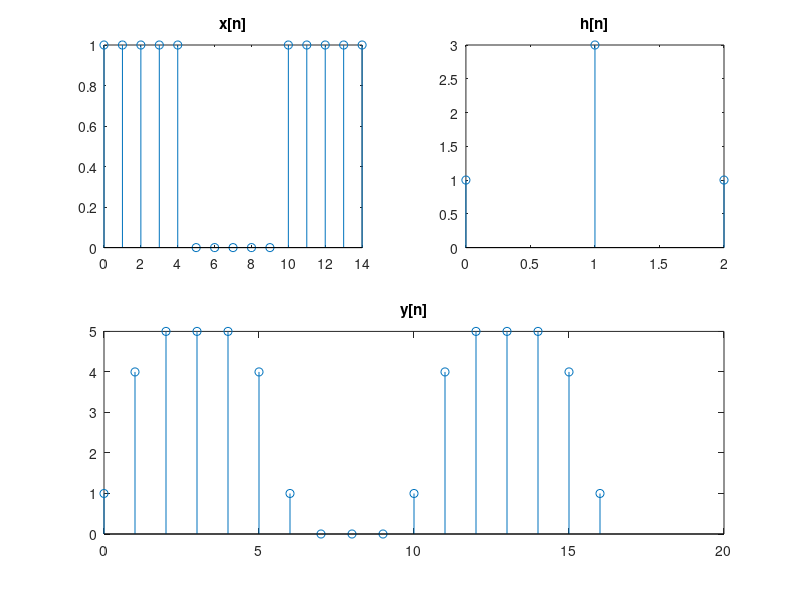
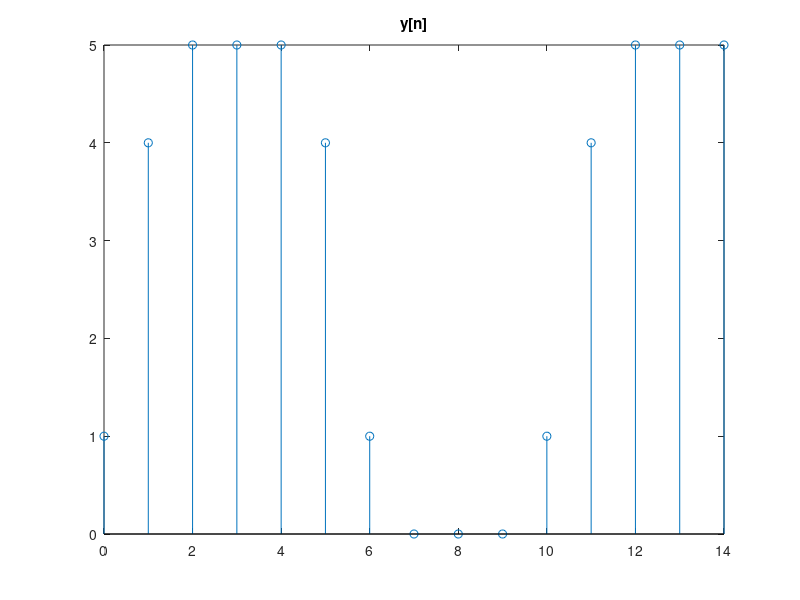
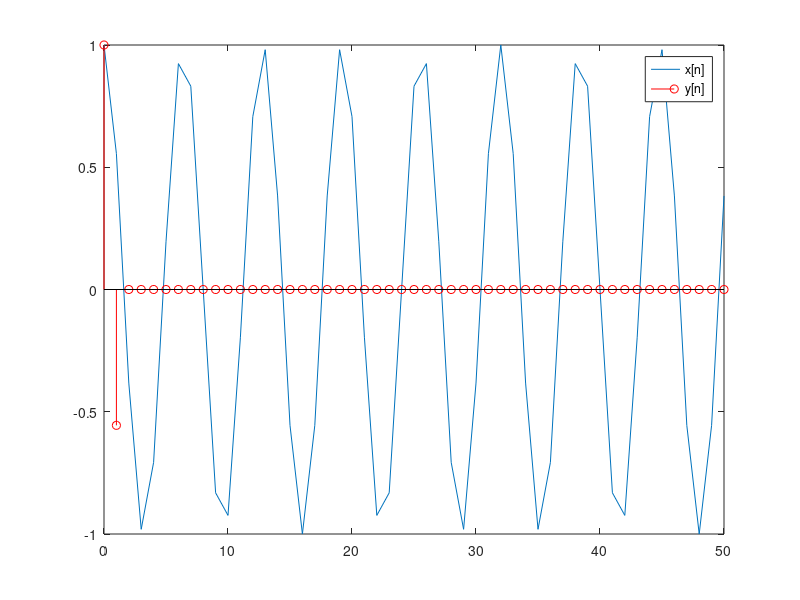

The MATLAB source for these figures, in order: (Note: this script raises an error after producing the figures.)
%% PRACTICA 1.4 FILTRADO
%% EJERCICIO 1.4.1
clc
clear all
close all
 %Generamos los �ndices de la se�ales x h
n_x = 0:14;
n_h = 0:2;
%Generamos los valores de la se�ales x h
x = [ones(1,5), zeros(1,5), ones(1,5)];
h = [1 3 1];%deltas solo valores
%Generamos los �ndices de la se�al y
ini_y = n_x(1) + n_h(1);
fin_y = n_x(end) + n_h(end);
n_y = ini_y:fin_y;
%Generamos los valores de la se�al
y = conv(x,h);
%Dibujamos las se�ales
figure;
subplot(2,2,1)
stem(n_x,x)
title('x[n]')
subplot(2,2,2)
stem(n_h,h)
title('h[n]')
subplot(2,2,[3,4])
stem(n_y,y);
title('y[n]');
%% EJERCICIO 1.4.2
clear all
clc
close all
%Generamos los indices de la se�al x
n_x = 0:14;
%Generamos los valores de la se�al x 
x = [ones(1,5) zeros(1,5) ones(1,5)];
%Generamos los coeficientes del filtro A= Y//B=X
b = [1 3 1];
a = 1;
%Generamos los valores de la se�al y los �ndices
y = filter(b,a,x);
n_y = n_x;
%Dibujamos las se�ales
figure; 
stem(n_y,y);
title('y[n]');

%% EJERCICIO 1.4.3
clear all
close all
clc
w_0 = 2*pi*5/32;
n = 0:50;
%Calculamos el coeficiente para que la respuesta en frecuencia
% se %anule en w_0
a_coef = -(1+exp(-2*j*w_0))/exp(-j*w_0);
%Generamos la sinusoide
x = cos(w_0*n);
%Coeficientes de la ecuacion en diferencias
b = [1 a_coef 1];
%Calculamos y como la salida del filtro que implementa la
% ecuacion en diferencias
y = filter(b, 1, x);
%Representamos las se�ales x e y para comprobar la salida
figure
plot(n,x)
hold on
stem(n,y,'r')
legend('x[n]','y[n]')

%% EJERCICIO 1.4.4
clc
clear all
close all
%Generamos la se�al, para ello tenemos en cuenta que:
N = 500;
fs =  10000;%Frecuencia de muestro 
n = (-N/2):(N/2-1); %Eje de tiempos 
x_ideal = 10*sinc(n./10); % (n/fs)/0.001
ruido = randn(1,500);
x = x_ideal + ruido;
%Calculamos y mostramos las potencias (en el intervalo)
% para hacernos una mejor idea del nivel de ruido
P_x_ideal = mean(abs(x_ideal).^2);
P_ruido = mean(abs(ruido).^2);
P_x = mean(abs(x).^2);
%Dise�amos los distintos filtros paso bajo y los aplicamos a la
% se�al ruidosa
f_corte = 1500;
Kf = 10; %Orden del filtro si aumento 10 o lo reduzco la sinc se me deformA
Ff= f_corte/(fs/2);
[b,a] = butter(Kf,Ff);
y_butter = filter(b, a, x);
[b,a] = cheby1(Kf,1, Ff); %R es la atenuacion maxima 
y_cheby1 = filter(b, a, x);
[b,a] = cheby2(Kf,20, Ff);% si R aumenta la sinc se deforma
y_cheby2 = filter(b, a, x);
[b,a] = fir1(Kf, Ff);
y_fir1 = filter(b, a, x);
%Calculamos y mostramos la potencia de las se�ales filtradas
P_y_butter = mean(abs(y_butter).^2);
P_y_cheby1 = mean(abs(y_cheby1).^2);
P_y_cheby2 = mean(abs(y_cheby2).^2);
P_y_fir1 = mean(abs(y_fir1).^2);
%Dibujamos las distintas se�ales
figure
subplot(3,2,1)
stem(n,x_ideal)
title('x ideal')
axis([-100 100 min(x_ideal) max(x_ideal)])
subplot(3,2,2)
stem(n,x)
title('x con ruido')
axis([-100 100 min(x) max(x)])
subplot(3,2,3)
stem(n,y_butter)
title('x filtrada butter')
axis([-100 100 min(x) max(x)])
subplot(3,2,4)
stem(n,y_cheby1)
title('x filtrada cheby1')
axis([-100 100 min(x) max(x)])
subplot(3,2,5)
stem(n,y_cheby2)
title('x filtrada cheby2')
axis([-100 100 min(x) max(x)])
subplot(3,2,6)
stem(n,y_fir1)
title('x filtrada fir1')
axis([-100 100 min(x) max(x)])

%% EJERCICIO 1.4.6
clear all
close all
clc

% Generamos la se�al, para ello tenemos en cuenta que:
N = 500;
fs = 10000; % Frecuencia de muestrEo 
n = (-N/2):(N/2-1); % Eje de tiempos 
x1 = 2*sinc((n/fs)./0.002); % BAJAS
x2 = sinc((n/fs)./0.002).*cos(2*pi*3000*n./fs); %ALTAS
x = x1+x2;

figure
subplot(2,2,1)
stem(n,x1)
title('x1[n]')
subplot(2,2,2)
stem(n,x2)
title('x2[n]')
subplot(2,2,[3,4])
stem(n,x)
title('x[n] = x1[n] + x2[n]')

load('lp_filter.mat');
load('hp_filter.mat');
y1 = filter(lp_filter, x);
y2 = filter(hp_filter, x);

figure
subplot(2,2,1)
stem(n,x1)
title('x1[n]')
subplot(2,2,2)
stem(n,y1)
title('y1[n]')
subplot(2,2,3)
stem(n,x2)
title('x2[n]')
subplot(2,2,4)
stem(n,y2)
title('y2[n]')